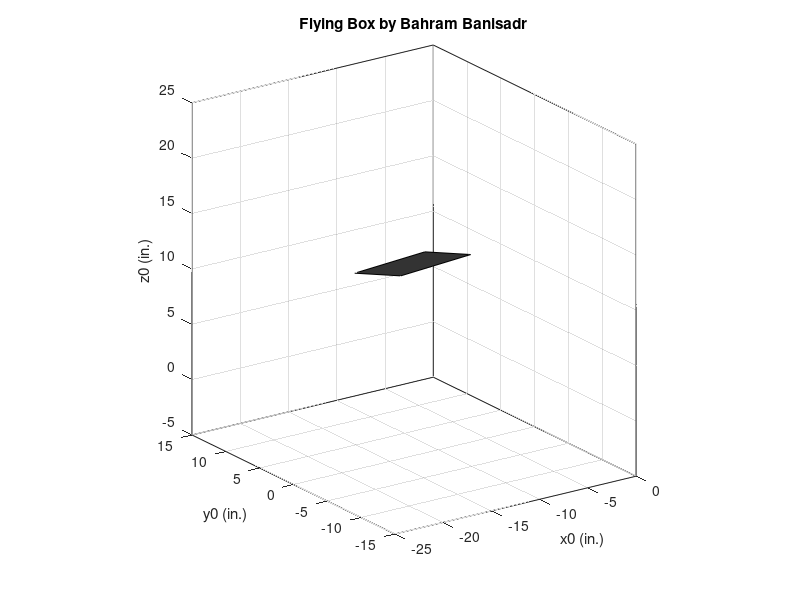

The MATLAB script that drew this image:
%% flying_box_starter.m
% 
% This Matlab script provides the starter code for the flying box
% problem on Homework 1 in MEAM 520 at the University of Pennsylvania.
% The original was written by Professor Katherine J. Kuchenbecker
% (kuchenbe@seas.upenn.edu). Students will modify this code to create 
% their own script.
%
% Change the name of this file to replace "starter" with your PennKey.  For
% example, Professor Kuchenbecker's script would be flying_box_kuchenbe.m

%% SETUP

% Delete all variables from our workspace.
clear

% Set student names.
studentNames = 'Bahram Banisadr';

% Load the TrakStar data recorded during the movie.
% This MATLAB data file includes time histories of the x, y, and z
% coordinates in inches, as well as time histories of the azimuth,
% elevation, and roll angles in degrees.
load flying_box;


%% DEFINITIONS

% We need to keep track of three frames in this code.
%
% Frame 0 is the frame of the camera's view, with x positive to the right,
% y positive straight back, and z positive up.  The is the base frame, and
% it's what we plot in.  Its origin coincides with the origin of frame 1.
%
% Frame 1 is the frame of the TrakStar transmitter, which sits on the desk.
% It has x positive straight out, y positive to the left, and z positive
% down.  This is the frame in which the sensor positions and orientations
% are expressed.  Its origin is near the center of the transmitter's beige
% cube, which can be seen in the video.
%
% Frame 2 is the frame of the TrakStar sensor, which is being moved around.
% Its x-axis is straight out horizontal through the front of the box, in
% the direction the hand is facing.  Its y-axis is mostly horizontal during
% the video, and its z-axis is mostly vertical.

% Define the locations of the box's four corners (ignoring thickness) in
% the sensor's frame (frame 2).  The length is in the direction of the
% sensor's x-axis, and the width is in the direction of the sensor's
% y-axis.  We call the corners points a, b, c, and d (pa, pb, pc, and pd),
% and we assume the sensor is at the center of the box.  
% We include a 1 at the end of each of these column vectors for use with
% homogenous transformations. You may remove the 1's if you find you do not
% need them but please update this comment accordingly. 
box_length = 8;  % inches
box_width = 6;   % inches
pa2 = [-box_length/2 -box_width/2 0 1]';
pb2 = [ box_length/2 -box_width/2 0 1]';
pc2 = [ box_length/2  box_width/2 0 1]';
pd2 = [-box_length/2  box_width/2 0 1]';

% The number of data points to skip between plots.  Increase this to speed
% up playback.  The minimum value is 1. 
skipfactor = 2; 


%% ANIMATION
% Play back the recorded motion of the flying box.

% Open figure 1 and clear it to get ready for plotting.
figure(1)
clf

% Step through the data from start to finish, jumping by skipfactor.
for i = 1:skipfactor:length(x_inches_history)
    % Pull the sensor's current x, y, and z positions out of the histories.
    x = x_inches_history(i);
    y = y_inches_history(i);
    z = z_inches_history(i);
    
    % Pull the sensor's current azimuth, elevation, and roll angles out of
    % the history.  Remember these values are in degrees.  If you want to
    % convert them to other units, here would be a good place to do so.
    
    a = azimuth_degrees_history(i); % About Z-axis
    e = elevation_degrees_history(i); % About Y-axis
    r = roll_degrees_history(i); % About X-axis

    % Do your calculations. If you do things in a straightforward way, all
    % of your code should be between the two lines of stars.
    % *******************************************************************
    
    % Put your calculations here!
    R_y_180 = [-1 0  0 0;
                0 1  0 0;
                0 0 -1 0;
                0 0  0 1];
            
    R_z_270 =  [0 1 0 0;
               -1 0 0 0;
                0 0 1 0
                0 0 0 1];
            
    T_x_x = [1 0 0 x;
             0 1 0 0;
             0 0 1 0;
             0 0 0 1];
    
    T_y_y = [1 0 0 0;
             0 1 0 y;
             0 0 1 0;
             0 0 0 1];
    
    T_z_z = [1 0 0 0;
             0 1 0 0;
             0 0 1 z;
             0 0 0 1];
         
    R_z_a = [cosd(a) -sind(a) 0 0;
             sind(a)  cosd(a) 0 0;
             0          0     1 0;
             0          0     0 1];
         
    R_y_e = [cosd(e)    0     sind(e) 0;
             0          1     0       0;
             -sind(e)   0     cosd(e) 0;
             0          0     0       1];
         
    R_x_r = [1    0        0     0;
             0  cosd(r) -sind(r) 0;
             0  sind(r)  cosd(r) 0;
             0    0        0     1];
         
    H = R_y_180*R_z_270*T_x_x*T_y_y*T_z_z*R_z_a*R_y_e*R_x_r;
    % You may not use any built-in or downloaded functions dealing with
    % rotation matrices, homogeneous transformations, Euler angles,
    % roll/pitch/yaw angles, or related topics.  Instead, you must type all
    % your calculations yourself, usin only low-level functions such as
    % sind, cosd, and vector/matrix math. 
    
    % Calculate the position of each corner in the camera's frame. For now,
    % we just set the locations to be the positions in frame 2, with one
    % augmentation.  You will need to change this.
    pa0 = H*pa2;
    pb0 = H*pb2;
    pc0 = H*pc2;
    pd0 = H*pd2;
    
    % If your code runs but you can't see anything in your plot, comment
    % out or modify the axis([...]) command in the plot section below.
    
    % All your calculations should be done by here.  Your answers for the
    % coordinates of the box's corners in frame 0 should be in the
    % variables pa0, pb0, pc0, and pd0. 
    % *******************************************************************

    % Put all four corner points together to make it easier to get the x,
    % y, and z coordinates for plotting.  These are all in the camera's
    % frame (frame 0).
    points0 = [pa0 pb0 pc0 pd0];
    
    % Check for the first time through to format the plot.
    if (i == 1)
        
        % Plot the points as a gray filled region.
        h = fill3(points0(1,:),points0(2,:),points0(3,:),[.2 .2 .2]);
        
        % Enforce that one unit is displayed equivalently in x, y, and z.
        axis equal;
        
        % Set the viewing volume to the values known to be correct.  If
        % you cannot see anything in your plot, you should increase the
        % ranges here or comment this out.  The order is xmin xmax ymin
        % ymax zmin zmax.
        axis([-25 0 -15 15 -5 25])
        
        % Set the viewing angle to be similar to the camera view.
        view(-35,20)
        
        % Label the axes, including abbreviated units of measure in parentheses.
        xlabel('x0 (in.)')
        ylabel('y0 (in.)')
        zlabel('z0 (in.)')
        
        % Turn on the grid to make it easy to see the walls.
        grid on
        
        title(['Flying Box by ' studentNames])
        
    else
        
        % Set the locations of the corners to the current points.  Using
        % set and the plot handle in this way is faster than replotting
        % everything.
        set(h,'xdata',points0(1,:),'ydata',points0(2,:),'zdata',points0(3,:))
        
    end
    
    % Pause for a short time to allow the viewer to see the animation play.
    pause(0.001)
    
end
